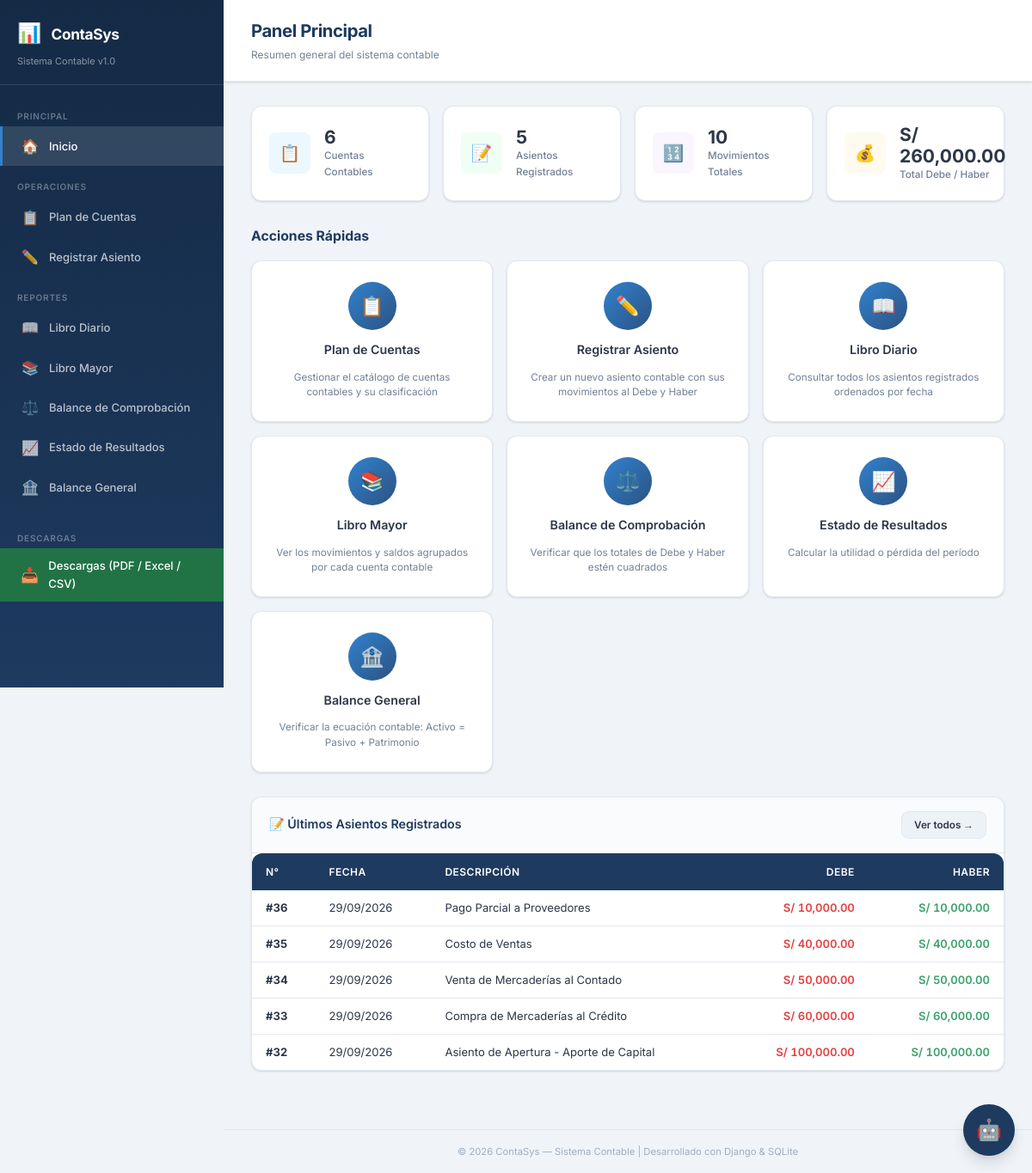
The app's page /, older data.
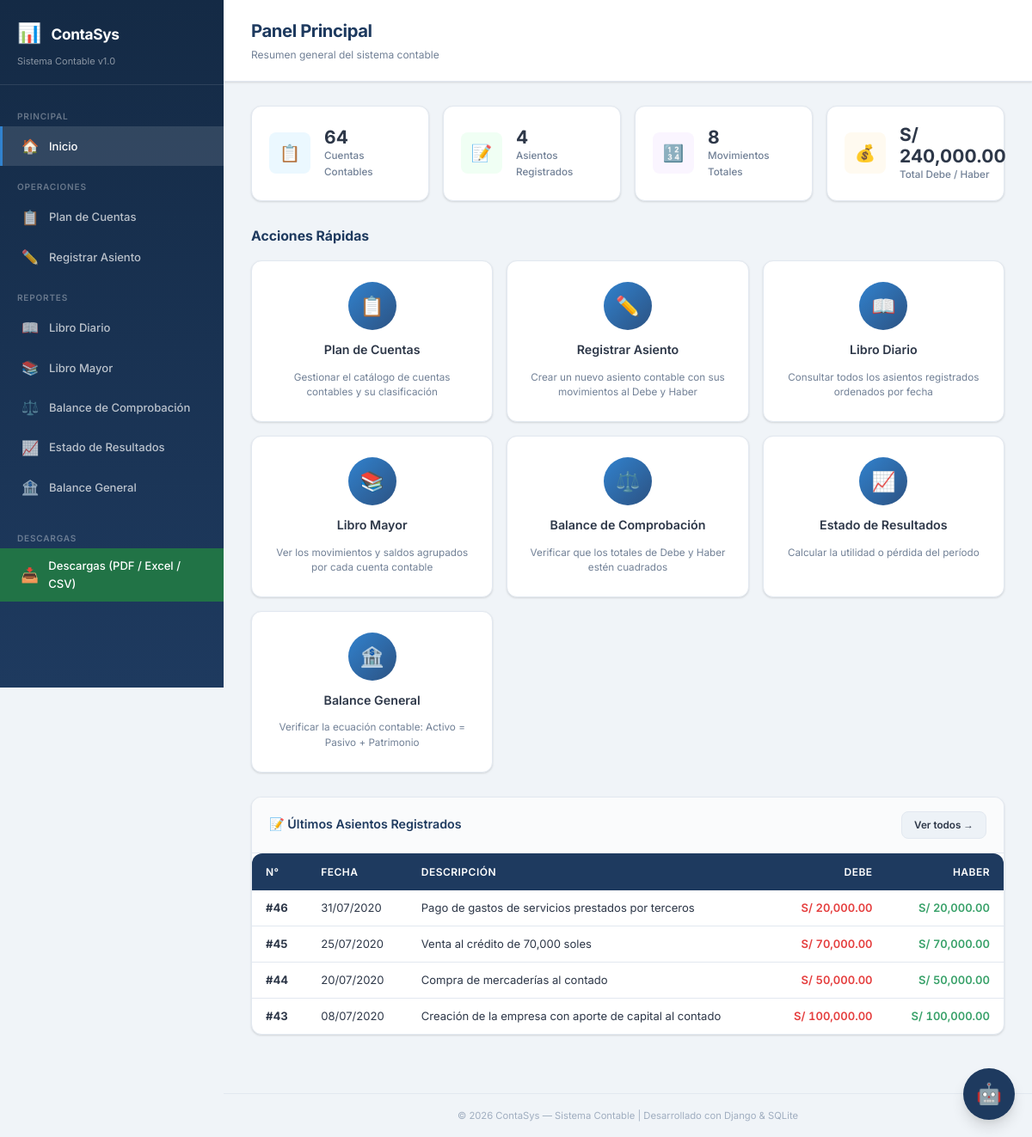
The same page, newer data.
### core/models.py (models this page shows, shortened)
class AsientoContable(models.Model):
    fecha = models.DateField(verbose_name='Fecha')
    descripcion = models.TextField(blank=True, default='', verbose_name='Descripción')
    created_at = models.DateTimeField(auto_now_add=True)
    class Meta:
        ordering = ['fecha', 'id']
        verbose_name = 'Asiento Contable'
        verbose_name_plural = 'Asientos Contables'
    @property
    def total_debe(self):
        return self.movimientos.filter(tipo='debe').aggregate(
            total=models.Sum('monto'))['total'] or Decimal('0')
    @property
    def total_haber(self):
        return self.movimientos.filter(tipo='haber').aggregate(
            total=models.Sum('monto'))['total'] or Decimal('0')

### core/views.py (the view)
# urls.py: path('', views.index, name='index'),
def index(request):
    total_asientos = AsientoContable.objects.count()
    total_cuentas = CuentaContable.objects.count()
    total_movimientos = Movimiento.objects.count()
    total_debe = Movimiento.objects.filter(tipo='debe').aggregate(
        total=Sum('monto'))['total'] or Decimal('0')
    total_haber = Movimiento.objects.filter(tipo='haber').aggregate(
        total=Sum('monto'))['total'] or Decimal('0')
    ultimos_asientos = AsientoContable.objects.prefetch_related(
        'movimientos__cuenta'
    ).order_by('-created_at')[:5]
    context = {
        'total_asientos': total_asientos,
        'total_cuentas': total_cuentas,
        'total_movimientos': total_movimientos,
        'total_debe': total_debe,
        'total_haber': total_haber,
        'ultimos_asientos': ultimos_asientos,
    }
    return render(request, 'index.html', context)

### core/templatetags/contable_tags.py (called while the page is built)
@register.filter
def formato_moneda(valor):
    if valor is None:
        return 'S/ 0.00'
    try:
        valor = Decimal(str(valor))
        return f'S/ {valor:,.2f}'
    except Exception:
        return f'S/ {valor}'

### templates/index.html (shortened to what the changed rows need)
{% extends 'base.html' %}
{% load contable_tags %}
{% block page_title %}Panel Principal{% endblock %}
{% block content %}
<div class="stats-grid">
    <div class="stat-card">
        <div class="stat-info">
            <h4>{{ total_cuentas }}</h4>
            <p>Cuentas Contables</p>
        </div>
    </div>
    <div class="stat-card">
        <div class="stat-info">
            <h4>{{ total_asientos }}</h4>
            <p>Asientos Registrados</p>
        </div>
    </div>
    <div class="stat-card">
        <div class="stat-info">
            <h4>{{ total_movimientos }}</h4>
            <p>Movimientos Totales</p>
        </div>
    </div>
    <div class="stat-card">
        <div class="stat-info">
            <h4>{{ total_debe|formato_moneda }}</h4>
            <p>Total Debe / Haber</p>
        </div>
    </div>
</div>
{% if ultimos_asientos %}
<div class="card" style="margin-top: 8px;">
    <div class="card-body" style="padding: 0;">
        <div class="table-container">
            <table>
                <thead>
                    <tr>
                        <th>N°</th>
                        <th>Fecha</th>
                        <th>Descripción</th>
                        <th class="text-right">Debe</th>
                        <th class="text-right">Haber</th>
                    </tr>
                </thead>
                <tbody>
                    {% for asiento in ultimos_asientos %}
                    <tr>
                        <td><strong>#{{ asiento.id }}</strong></td>
                        <td>{{ asiento.fecha|date:"d/m/Y" }}</td>
                        <td>{{ asiento.descripcion|truncatewords:10 }}</td>
                        <td class="text-right monto text-debe">{{ asiento.total_debe|formato_moneda }}</td>
                        <td class="text-right monto text-haber">{{ asiento.total_haber|formato_moneda }}</td>
                    </tr>
                    {% endfor %}
                </tbody>
            </table>
        </div>
    </div>
</div>
{% endif %}
{% endblock %}

Row changes from the older to the newer data that the page shows:
removed AsientoContable: id "36", fecha "29/09/2026", descripcion "Pago Parcial a Proveedores", total_debe "S/ 10,000.00", total_haber "S/ 10,000.00"
removed AsientoContable: id "35", fecha "29/09/2026", descripcion "Costo de Ventas", total_debe "S/ 40,000.00", total_haber "S/ 40,000.00"
removed AsientoContable: id "34", fecha "29/09/2026", descripcion "Venta de Mercaderías al Contado", total_debe "S/ 50,000.00", total_haber "S/ 50,000.00"
removed AsientoContable: id "33", fecha "29/09/2026", descripcion "Compra de Mercaderías al Crédito", total_debe "S/ 60,000.00", total_haber "S/ 60,000.00"
removed AsientoContable: id "32", fecha "29/09/2026", descripcion "Asiento de Apertura - Aporte de Capital", total_debe "S/ 100,000.00", total_haber "S/ 100,000.00"
added AsientoContable: id "46", fecha "31/07/2020", descripcion "Pago de gastos de servicios prestados por terceros", total_debe "S/ 20,000.00", total_haber "S/ 20,000.00"
added AsientoContable: id "45", fecha "25/07/2020", descripcion "Venta al crédito de 70,000 soles", total_debe "S/ 70,000.00", total_haber "S/ 70,000.00"
added AsientoContable: id "44", fecha "20/07/2020", descripcion "Compra de mercaderías al contado", total_debe "S/ 50,000.00", total_haber "S/ 50,000.00"
added AsientoContable: id "43", fecha "08/07/2020", descripcion "Creación de la empresa con aporte de capital al contado", total_debe "S/ 100,000.00", total_haber "S/ 100,000.00"
Text that changed along with them:
{{ total_cuentas }}: "6" → "64"
{{ total_asientos }}: "5" → "4"
{{ total_movimientos }}: "10" → "8"
{{ total_debe|formato_moneda }}: "S/ 260,000.00" → "S/ 240,000.00"
